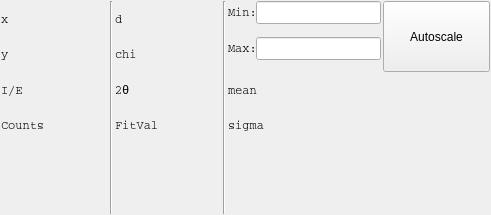
<?xml version="1.0" encoding="UTF-8"?>
<ui version="4.0">
 <class>DataReadout</class>
 <widget class="QWidget" name="DataReadout">
  <property name="geometry">
   <rect>
    <x>0</x>
    <y>0</y>
    <width>491</width>
    <height>215</height>
   </rect>
  </property>
  <property name="sizePolicy">
   <sizepolicy hsizetype="Preferred" vsizetype="Minimum">
    <horstretch>0</horstretch>
    <verstretch>0</verstretch>
   </sizepolicy>
  </property>
  <property name="windowTitle">
   <string>Form</string>
  </property>
  <layout class="QHBoxLayout" name="horizontalLayout">
   <property name="spacing">
    <number>0</number>
   </property>
   <property name="leftMargin">
    <number>1</number>
   </property>
   <property name="topMargin">
    <number>1</number>
   </property>
   <property name="rightMargin">
    <number>1</number>
   </property>
   <property name="bottomMargin">
    <number>1</number>
   </property>
   <item>
    <layout class="QGridLayout" name="gridLayout" rowstretch="0,0,0,0,0,0">
     <property name="sizeConstraint">
      <enum>QLayout::SetDefaultConstraint</enum>
     </property>
     <property name="horizontalSpacing">
      <number>2</number>
     </property>
     <property name="verticalSpacing">
      <number>0</number>
     </property>
     <item row="0" column="1" rowspan="6">
      <widget class="Line" name="line_2">
       <property name="orientation">
        <enum>Qt::Vertical</enum>
       </property>
      </widget>
     </item>
     <item row="3" column="0">
      <widget class="QLabel" name="lbl_Counts">
       <property name="sizePolicy">
        <sizepolicy hsizetype="Preferred" vsizetype="Minimum">
         <horstretch>0</horstretch>
         <verstretch>0</verstretch>
        </sizepolicy>
       </property>
       <property name="minimumSize">
        <size>
         <width>0</width>
         <height>0</height>
        </size>
       </property>
       <property name="maximumSize">
        <size>
         <width>16777215</width>
         <height>16777215</height>
        </size>
       </property>
       <property name="font">
        <font>
         <family>Courier</family>
        </font>
       </property>
       <property name="text">
        <string>Counts</string>
       </property>
       <property name="indent">
        <number>0</number>
       </property>
      </widget>
     </item>
     <item row="3" column="2">
      <widget class="QLabel" name="lbl_FitVal">
       <property name="sizePolicy">
        <sizepolicy hsizetype="Preferred" vsizetype="Minimum">
         <horstretch>0</horstretch>
         <verstretch>0</verstretch>
        </sizepolicy>
       </property>
       <property name="minimumSize">
        <size>
         <width>0</width>
         <height>0</height>
        </size>
       </property>
       <property name="maximumSize">
        <size>
         <width>16777215</width>
         <height>16777215</height>
        </size>
       </property>
       <property name="font">
        <font>
         <family>Courier</family>
        </font>
       </property>
       <property name="text">
        <string>FitVal</string>
       </property>
      </widget>
     </item>
     <item row="5" column="4">
      <spacer name="verticalSpacer">
       <property name="orientation">
        <enum>Qt::Vertical</enum>
       </property>
      </spacer>
     </item>
     <item row="1" column="2">
      <widget class="QLabel" name="lbl_chi">
       <property name="minimumSize">
        <size>
         <width>0</width>
         <height>0</height>
        </size>
       </property>
       <property name="maximumSize">
        <size>
         <width>16777215</width>
         <height>16777215</height>
        </size>
       </property>
       <property name="font">
        <font>
         <family>Courier</family>
        </font>
       </property>
       <property name="text">
        <string>chi</string>
       </property>
       <property name="indent">
        <number>0</number>
       </property>
      </widget>
     </item>
     <item row="0" column="2">
      <widget class="QLabel" name="lbl_d">
       <property name="minimumSize">
        <size>
         <width>0</width>
         <height>0</height>
        </size>
       </property>
       <property name="maximumSize">
        <size>
         <width>16777215</width>
         <height>16777215</height>
        </size>
       </property>
       <property name="font">
        <font>
         <family>Courier</family>
        </font>
       </property>
       <property name="text">
        <string>d</string>
       </property>
       <property name="indent">
        <number>0</number>
       </property>
      </widget>
     </item>
     <item row="2" column="0">
      <widget class="QLabel" name="lbl_I">
       <property name="minimumSize">
        <size>
         <width>0</width>
         <height>0</height>
        </size>
       </property>
       <property name="maximumSize">
        <size>
         <width>16777215</width>
         <height>16777215</height>
        </size>
       </property>
       <property name="font">
        <font>
         <family>Courier</family>
        </font>
       </property>
       <property name="text">
        <string>I/E</string>
       </property>
      </widget>
     </item>
     <item row="2" column="2">
      <widget class="QLabel" name="lbl_twotheta">
       <property name="minimumSize">
        <size>
         <width>0</width>
         <height>0</height>
        </size>
       </property>
       <property name="maximumSize">
        <size>
         <width>16777215</width>
         <height>16777215</height>
        </size>
       </property>
       <property name="font">
        <font>
         <family>Courier</family>
        </font>
       </property>
       <property name="text">
        <string>2θ</string>
       </property>
       <property name="indent">
        <number>0</number>
       </property>
      </widget>
     </item>
     <item row="1" column="0">
      <widget class="QLabel" name="lbl_y">
       <property name="minimumSize">
        <size>
         <width>0</width>
         <height>0</height>
        </size>
       </property>
       <property name="maximumSize">
        <size>
         <width>16777215</width>
         <height>16777215</height>
        </size>
       </property>
       <property name="font">
        <font>
         <family>Courier</family>
        </font>
       </property>
       <property name="lineWidth">
        <number>1</number>
       </property>
       <property name="text">
        <string>y</string>
       </property>
       <property name="margin">
        <number>1</number>
       </property>
       <property name="indent">
        <number>-1</number>
       </property>
      </widget>
     </item>
     <item row="0" column="0">
      <widget class="QLabel" name="lbl_x">
       <property name="minimumSize">
        <size>
         <width>0</width>
         <height>0</height>
        </size>
       </property>
       <property name="maximumSize">
        <size>
         <width>16777215</width>
         <height>16777215</height>
        </size>
       </property>
       <property name="font">
        <font>
         <family>Courier</family>
        </font>
       </property>
       <property name="text">
        <string>x</string>
       </property>
      </widget>
     </item>
     <item row="0" column="3" rowspan="6">
      <widget class="Line" name="line">
       <property name="orientation">
        <enum>Qt::Vertical</enum>
       </property>
      </widget>
     </item>
     <item row="0" column="4">
      <layout class="QFormLayout" name="formLayout_2">
       <item row="0" column="0">
        <widget class="QLabel" name="lbl_min">
         <property name="font">
          <font>
           <family>Courier</family>
          </font>
         </property>
         <property name="text">
          <string>Min:</string>
         </property>
         <property name="indent">
          <number>0</number>
         </property>
        </widget>
       </item>
       <item row="0" column="1">
        <widget class="QLineEdit" name="txtMin">
         <property name="sizePolicy">
          <sizepolicy hsizetype="Preferred" vsizetype="Fixed">
           <horstretch>0</horstretch>
           <verstretch>0</verstretch>
          </sizepolicy>
         </property>
         <property name="minimumSize">
          <size>
           <width>0</width>
           <height>0</height>
          </size>
         </property>
         <property name="font">
          <font>
           <family>Courier</family>
          </font>
         </property>
        </widget>
       </item>
      </layout>
     </item>
     <item row="1" column="4">
      <layout class="QFormLayout" name="formLayout">
       <item row="0" column="0">
        <widget class="QLabel" name="lbl_max">
         <property name="font">
          <font>
           <family>Courier</family>
          </font>
         </property>
         <property name="text">
          <string>Max:</string>
         </property>
         <property name="indent">
          <number>0</number>
         </property>
        </widget>
       </item>
       <item row="0" column="1">
        <widget class="QLineEdit" name="txtMax">
         <property name="sizePolicy">
          <sizepolicy hsizetype="Preferred" vsizetype="Fixed">
           <horstretch>0</horstretch>
           <verstretch>0</verstretch>
          </sizepolicy>
         </property>
         <property name="minimumSize">
          <size>
           <width>0</width>
           <height>0</height>
          </size>
         </property>
         <property name="font">
          <font>
           <family>Courier</family>
          </font>
         </property>
        </widget>
       </item>
      </layout>
     </item>
     <item row="2" column="4">
      <widget class="QLabel" name="lbl_mean">
       <property name="font">
        <font>
         <family>Courier</family>
        </font>
       </property>
       <property name="text">
        <string>mean</string>
       </property>
       <property name="indent">
        <number>0</number>
       </property>
      </widget>
     </item>
     <item row="0" column="5" rowspan="2">
      <widget class="QPushButton" name="btn_AutoScale">
       <property name="sizePolicy">
        <sizepolicy hsizetype="Preferred" vsizetype="Preferred">
         <horstretch>0</horstretch>
         <verstretch>0</verstretch>
        </sizepolicy>
       </property>
       <property name="text">
        <string>Autoscale</string>
       </property>
      </widget>
     </item>
     <item row="3" column="4">
      <widget class="QLabel" name="lbl_sigma">
       <property name="font">
        <font>
         <family>Courier</family>
        </font>
       </property>
       <property name="text">
        <string>sigma</string>
       </property>
      </widget>
     </item>
    </layout>
   </item>
  </layout>
 </widget>
 <resources/>
 <connections/>
</ui>
